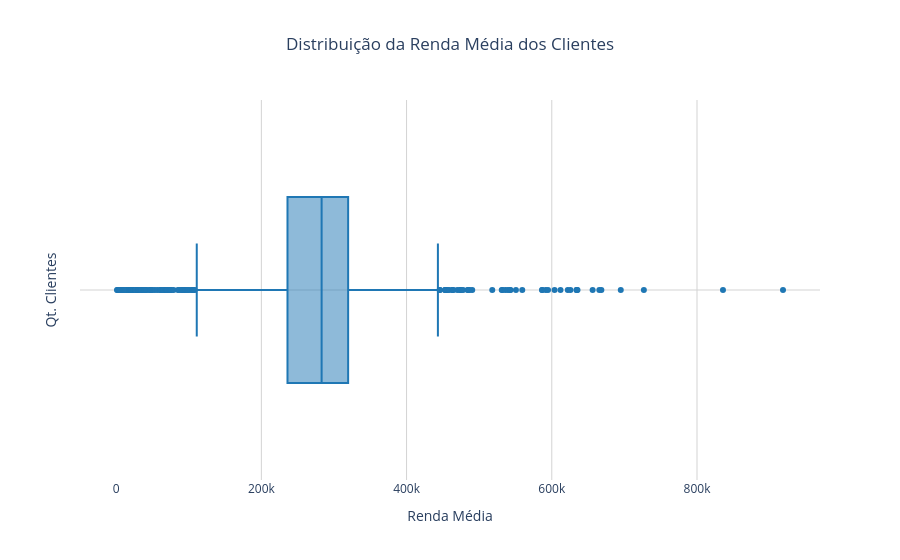

Notebook code cell kept with this figure:
### Code cell
fig_box_renda = px.box(
    df_renda_media_clientes,
    x='renda_media',
    title='Distribuição da Renda Média dos Clientes',
    labels={
        'renda_media': 'Renda Média',
        'count': 'Quantidade de Clientes'
    },
    color_discrete_sequence=['#1f77b4']
)

fig_box_renda.update_layout(
    bargap=0.1,
    title_x=0.5,
    plot_bgcolor='white',
    xaxis=dict(showgrid=True, gridcolor='lightgray'),
    yaxis=dict(
        title='Qt. Clientes',
        showgrid=True,
        gridcolor='lightgray')
)

fig_box_renda.show()

### Figure 1 — Plotly figure (JSON) as saved in the notebook; plotly's stock layout.template omitted (floating-point values rounded to 4 significant figures; data arrays with more than 128 entries replaced by an {"elided": "..."} marker saying what was removed)
{"data": [{"alignmentgroup": "True", "hovertemplate": "Renda Média=%{x}<extra></extra>", "legendgroup": "", "marker": {"color": "#1f77b4"}, "name": "", "notched": false, "offsetgroup": "", "orientation": "h", "showlegend": false, "type": "box", "x": {"elided": "1336 float values"}, "x0": " ", "xaxis": "x", "y0": " ", "yaxis": "y"}], "layout": {"bargap": 0.1, "boxmode": "group", "legend": {"tracegroupgap": 0}, "plot_bgcolor": "white", "title": {"text": "Distribuição da Renda Média dos Clientes", "x": 0.5}, "xaxis": {"anchor": "y", "domain": [0, 1], "gridcolor": "lightgray", "showgrid": true, "title": {"text": "Renda Média"}}, "yaxis": {"anchor": "x", "domain": [0, 1], "gridcolor": "lightgray", "showgrid": true, "title": {"text": "Qt. Clientes"}}}}
